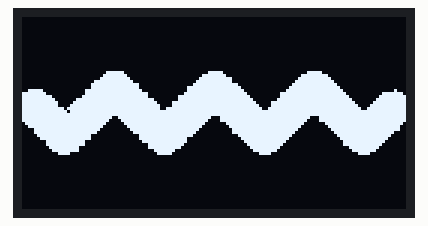
Simulated run of this sketch. Board: Arduino Uno, built with avr-gcc and run on an emulated ATmega328P. Parts: 128×64 one-colour display.

Above: at 0.7 s.

The sketch:

RobottinoSmile.ino
```cpp
/*
draws a robot-smile on the display of the Robottino

Giovanni Bindi
oct. 2014
*/

#include <Wire.h>
#include <SeeedOLED.h>

static unsigned char smile_display[] PROGMEM ={
0x00, 0x00, 0x00, 0x00, 0x00, 0x00, 0x00, 0x00, 0x00, 0x00, 0x00, 0x00, 0x00, 0x00, 0x00, 0x00,
0x00, 0x00, 0x00, 0x00, 0x00, 0x00, 0x00, 0x00, 0x00, 0x00, 0x00, 0x00, 0x00, 0x00, 0x00, 0x00,
0x00, 0x00, 0x00, 0x00, 0x00, 0x00, 0x00, 0x00, 0x00, 0x00, 0x00, 0x00, 0x00, 0x00, 0x00, 0x00,
0x00, 0x00, 0x00, 0x00, 0x00, 0x00, 0x00, 0x00, 0x00, 0x00, 0x00, 0x00, 0x00, 0x00, 0x00, 0x00,
0x00, 0x00, 0x00, 0x00, 0x00, 0x00, 0x00, 0x00, 0x00, 0x00, 0x00, 0x00, 0x00, 0x00, 0x00, 0x00,
0x00, 0x00, 0x00, 0x00, 0x00, 0x00, 0x00, 0x00, 0x00, 0x00, 0x00, 0x00, 0x00, 0x00, 0x00, 0x00,
0x00, 0x00, 0x00, 0x00, 0x00, 0x00, 0x00, 0x00, 0x00, 0x00, 0x00, 0x00, 0x00, 0x00, 0x00, 0x00,
0x00, 0x00, 0x00, 0x00, 0x00, 0x00, 0x00, 0x00, 0x00, 0x00, 0x00, 0x00, 0x00, 0x00, 0x00, 0x00,
0x00, 0x00, 0x00, 0x00, 0x00, 0x00, 0x00, 0x00, 0x00, 0x00, 0x00, 0x00, 0x00, 0x00, 0x00, 0x00,
0x00, 0x00, 0x00, 0x00, 0x00, 0x00, 0x00, 0x00, 0x00, 0x00, 0x00, 0x00, 0x00, 0x00, 0x00, 0x00,
0x00, 0x00, 0x00, 0x00, 0x00, 0x00, 0x00, 0x00, 0x00, 0x00, 0x00, 0x00, 0x00, 0x00, 0x00, 0x00,
0x00, 0x00, 0x00, 0x00, 0x00, 0x00, 0x00, 0x00, 0x00, 0x00, 0x00, 0x00, 0x00, 0x00, 0x00, 0x00,
0x00, 0x00, 0x00, 0x00, 0x00, 0x00, 0x00, 0x00, 0x00, 0x00, 0x00, 0x00, 0x00, 0x00, 0x00, 0x00,
0x00, 0x00, 0x00, 0x00, 0x00, 0x00, 0x00, 0x00, 0x00, 0x00, 0x00, 0x00, 0x00, 0x00, 0x00, 0x00,
0x00, 0x00, 0x00, 0x00, 0x00, 0x00, 0x00, 0x00, 0x00, 0x00, 0x00, 0x00, 0x00, 0x00, 0x00, 0x00,
0x00, 0x00, 0x00, 0x00, 0x00, 0x00, 0x00, 0x00, 0x00, 0x00, 0x00, 0x00, 0x00, 0x00, 0x00, 0x00,
0x00, 0x00, 0x00, 0x00, 0x00, 0x00, 0x00, 0x00, 0x00, 0x00, 0x00, 0x00, 0x00, 0x00, 0x00, 0x00,
0x00, 0x00, 0x00, 0x00, 0x00, 0x00, 0x00, 0xC0, 0xE0, 0xE0, 0xF0, 0xF8, 0xFC, 0xFC, 0xFC, 0xFC,
0xFC, 0xFC, 0xF8, 0xF0, 0xE0, 0xC0, 0xC0, 0x00, 0x00, 0x00, 0x00, 0x00, 0x00, 0x00, 0x00, 0x00,
0x00, 0x00, 0x00, 0x00, 0x00, 0x00, 0x00, 0x80, 0x80, 0xC0, 0xE0, 0xF0, 0xF8, 0xF8, 0xFC, 0xFC,
0xFC, 0xFC, 0xFC, 0xF8, 0xF0, 0xF0, 0xC0, 0xC0, 0x80, 0x00, 0x00, 0x00, 0x00, 0x00, 0x00, 0x00,
0x00, 0x00, 0x00, 0x00, 0x00, 0x00, 0x00, 0x00, 0x00, 0x80, 0xC0, 0xE0, 0xF0, 0xF8, 0xF8, 0xFC,
0xFC, 0xFC, 0xFC, 0xFC, 0xF8, 0xF8, 0xF0, 0xE0, 0xC0, 0x80, 0x00, 0x00, 0x00, 0x00, 0x00, 0x00,
0x00, 0x00, 0x00, 0x00, 0x00, 0x00, 0x00, 0x00, 0x00, 0x00, 0x00, 0x00, 0x00, 0x00, 0x00, 0x00,
0xFE, 0xFE, 0xFF, 0xFF, 0xFF, 0xFF, 0xFF, 0xFE, 0xFC, 0xFC, 0xF8, 0xF0, 0xC0, 0xC0, 0x80, 0x40,
0xE0, 0xF0, 0xF8, 0xF8, 0xFC, 0xFF, 0xFF, 0xFF, 0xFF, 0xFF, 0xFF, 0xFF, 0xFF, 0xFF, 0xFF, 0xFF,
0xFF, 0xFF, 0xFF, 0xFF, 0xFF, 0xFF, 0xFF, 0xFF, 0xFE, 0xFE, 0xF8, 0xF8, 0xF0, 0xE0, 0x80, 0x80,
0xC0, 0xC0, 0xF0, 0xF0, 0xFC, 0xFC, 0xFE, 0xFF, 0xFF, 0xFF, 0xFF, 0xFF, 0xFF, 0xFF, 0xFF, 0xFF,
0xFF, 0xFF, 0xFF, 0xFF, 0xFF, 0xFF, 0xFF, 0xFF, 0xFF, 0xFF, 0xFE, 0xFC, 0xF8, 0xF0, 0xE0, 0xC0,
0x80, 0x80, 0xC0, 0xF0, 0xF0, 0xF8, 0xFE, 0xFE, 0xFF, 0xFF, 0xFF, 0xFF, 0xFF, 0xFF, 0xFF, 0xFF,
0xFF, 0xFF, 0xFF, 0xFF, 0xFF, 0xFF, 0xFF, 0xFF, 0xFF, 0xFF, 0xFF, 0xFE, 0xFC, 0xF8, 0xF0, 0xE0,
0xC0, 0x80, 0x80, 0xC0, 0xE0, 0xF0, 0xF8, 0xFC, 0xFE, 0xFE, 0xFE, 0xFE, 0xFF, 0xFE, 0xFE, 0xFC,
0x07, 0x0F, 0x1F, 0x1F, 0x7F, 0xFF, 0xFF, 0xFF, 0xFF, 0xFF, 0xFF, 0xFF, 0xFF, 0xFF, 0xFF, 0xFF,
0xFF, 0xFF, 0xFF, 0xFF, 0xFF, 0xFF, 0xFF, 0x7F, 0x7F, 0x3F, 0x1F, 0x0F, 0x07, 0x03, 0x01, 0x01,
0x03, 0x07, 0x0F, 0x1F, 0x3F, 0x7F, 0x7F, 0xFF, 0xFF, 0xFF, 0xFF, 0xFF, 0xFF, 0xFF, 0xFF, 0xFF,
0xFF, 0xFF, 0xFF, 0xFF, 0xFF, 0xFF, 0xFF, 0xFF, 0xFF, 0x7F, 0x3F, 0x1F, 0x0F, 0x07, 0x03, 0x01,
0x01, 0x01, 0x07, 0x07, 0x0F, 0x1F, 0x7F, 0x7F, 0xFF, 0xFF, 0xFF, 0xFF, 0xFF, 0xFF, 0xFF, 0xFF,
0xFF, 0xFF, 0xFF, 0xFF, 0xFF, 0xFF, 0xFF, 0xFF, 0xFF, 0xFF, 0x7F, 0x3F, 0x1F, 0x0F, 0x07, 0x03,
0x01, 0x01, 0x01, 0x07, 0x07, 0x0F, 0x1F, 0x3F, 0x7F, 0xFF, 0xFF, 0xFF, 0xFF, 0xFF, 0xFF, 0xFF,
0xFF, 0xFF, 0xFF, 0xFF, 0xFF, 0xFF, 0xFF, 0xFF, 0xFF, 0xFF, 0xFF, 0x7F, 0x3F, 0x3F, 0x0F, 0x07,
0x00, 0x00, 0x00, 0x00, 0x00, 0x00, 0x01, 0x01, 0x07, 0x0F, 0x1F, 0x1F, 0x3F, 0x3F, 0x3F, 0x3F,
0x1F, 0x1F, 0x1F, 0x07, 0x07, 0x01, 0x01, 0x00, 0x00, 0x00, 0x00, 0x00, 0x00, 0x00, 0x00, 0x00,
0x00, 0x00, 0x00, 0x00, 0x00, 0x00, 0x00, 0x01, 0x03, 0x03, 0x0F, 0x0F, 0x1F, 0x3F, 0x3F, 0x3F,
0x3F, 0x3F, 0x1F, 0x0F, 0x0F, 0x07, 0x03, 0x00, 0x00, 0x00, 0x00, 0x00, 0x00, 0x00, 0x00, 0x00,
0x00, 0x00, 0x00, 0x00, 0x00, 0x00, 0x00, 0x00, 0x00, 0x01, 0x03, 0x07, 0x0F, 0x1F, 0x1F, 0x3F,
0x3F, 0x3F, 0x3F, 0x1F, 0x1F, 0x0F, 0x07, 0x03, 0x01, 0x00, 0x00, 0x00, 0x00, 0x00, 0x00, 0x00,
0x00, 0x00, 0x00, 0x00, 0x00, 0x00, 0x00, 0x00, 0x00, 0x00, 0x01, 0x07, 0x07, 0x0F, 0x1F, 0x1F,
0x3F, 0x3F, 0x3F, 0x3F, 0x1F, 0x1F, 0x0F, 0x07, 0x03, 0x01, 0x00, 0x00, 0x00, 0x00, 0x00, 0x00,
0x00, 0x00, 0x00, 0x00, 0x00, 0x00, 0x00, 0x00, 0x00, 0x00, 0x00, 0x00, 0x00, 0x00, 0x00, 0x00,
0x00, 0x00, 0x00, 0x00, 0x00, 0x00, 0x00, 0x00, 0x00, 0x00, 0x00, 0x00, 0x00, 0x00, 0x00, 0x00,
0x00, 0x00, 0x00, 0x00, 0x00, 0x00, 0x00, 0x00, 0x00, 0x00, 0x00, 0x00, 0x00, 0x00, 0x00, 0x00,
0x00, 0x00, 0x00, 0x00, 0x00, 0x00, 0x00, 0x00, 0x00, 0x00, 0x00, 0x00, 0x00, 0x00, 0x00, 0x00,
0x00, 0x00, 0x00, 0x00, 0x00, 0x00, 0x00, 0x00, 0x00, 0x00, 0x00, 0x00, 0x00, 0x00, 0x00, 0x00,
0x00, 0x00, 0x00, 0x00, 0x00, 0x00, 0x00, 0x00, 0x00, 0x00, 0x00, 0x00, 0x00, 0x00, 0x00, 0x00,
0x00, 0x00, 0x00, 0x00, 0x00, 0x00, 0x00, 0x00, 0x00, 0x00, 0x00, 0x00, 0x00, 0x00, 0x00, 0x00,
0x00, 0x00, 0x00, 0x00, 0x00, 0x00, 0x00, 0x00, 0x00, 0x00, 0x00, 0x00, 0x00, 0x00, 0x00, 0x00,
0x00, 0x00, 0x00, 0x00, 0x00, 0x00, 0x00, 0x00, 0x00, 0x00, 0x00, 0x00, 0x00, 0x00, 0x00, 0x00,
0x00, 0x00, 0x00, 0x00, 0x00, 0x00, 0x00, 0x00, 0x00, 0x00, 0x00, 0x00, 0x00, 0x00, 0x00, 0x00,
0x00, 0x00, 0x00, 0x00, 0x00, 0x00, 0x00, 0x00, 0x00, 0x00, 0x00, 0x00, 0x00, 0x00, 0x00, 0x00,
0x00, 0x00, 0x00, 0x00, 0x00, 0x00, 0x00, 0x00, 0x00, 0x00, 0x00, 0x00, 0x00, 0x00, 0x00, 0x00,
0x00, 0x00, 0x00, 0x00, 0x00, 0x00, 0x00, 0x00, 0x00, 0x00, 0x00, 0x00, 0x00, 0x00, 0x00, 0x00,
0x00, 0x00, 0x00, 0x00, 0x00, 0x00, 0x00, 0x00, 0x00, 0x00, 0x00, 0x00, 0x00, 0x00, 0x00, 0x00,
0x00, 0x00, 0x00, 0x00, 0x00, 0x00, 0x00, 0x00, 0x00, 0x00, 0x00, 0x00, 0x00, 0x00, 0x00, 0x00,
0x00, 0x00, 0x00, 0x00, 0x00, 0x00, 0x00, 0x00, 0x00, 0x00, 0x00, 0x00, 0x00, 0x00, 0x00, 0x00
};

void setup() {

  Wire.begin();
  SeeedOled.init();
  SeeedOled.clearDisplay();
  SeeedOled.drawBitmap(smile_display,1024);
}

void loop() {

}
```
